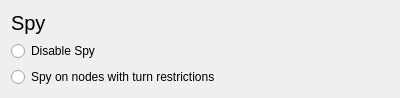
<?xml version="1.0" encoding="UTF-8"?>
<ui version="4.0">
 <class>SpyWidget</class>
 <widget class="QWidget" name="SpyWidget">
  <property name="geometry">
   <rect>
    <x>0</x>
    <y>0</y>
    <width>400</width>
    <height>98</height>
   </rect>
  </property>
  <property name="windowTitle">
   <string>Form</string>
  </property>
  <property name="autoFillBackground">
   <bool>true</bool>
  </property>
  <layout class="QVBoxLayout" name="verticalLayout">
   <item>
    <widget class="QLabel" name="label">
     <property name="font">
      <font>
       <pointsize>15</pointsize>
      </font>
     </property>
     <property name="text">
      <string>Spy</string>
     </property>
    </widget>
   </item>
   <item>
    <widget class="QRadioButton" name="disableSpyButton">
     <property name="text">
      <string>Disable Spy</string>
     </property>
    </widget>
   </item>
   <item>
    <widget class="QRadioButton" name="spyOnTurnRestrictionButton">
     <property name="text">
      <string>Spy on nodes with turn restrictions</string>
     </property>
    </widget>
   </item>
  </layout>
 </widget>
 <resources/>
 <connections/>
</ui>
